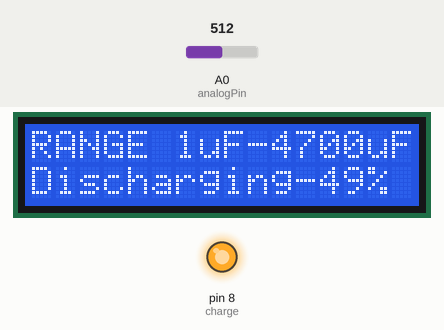
This sketch was run on a simulated Arduino Uno, built with avr-gcc and run on an emulated ATmega328P. Shown: 16×2 character LCD, output pins drawn as LEDs (lit = HIGH). The test bench sets the inputs (shaded band); at power-on: A0 (analogPin) = 512.

Above: at 2.7 s.
2.8 s: A0 (analogPin) set to 4
At 3.7 s:
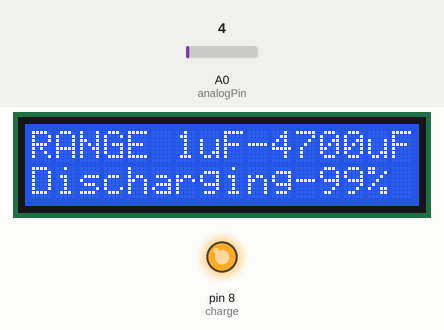
4.4 s: A0 (analogPin) set to 1
At 6.7 s:
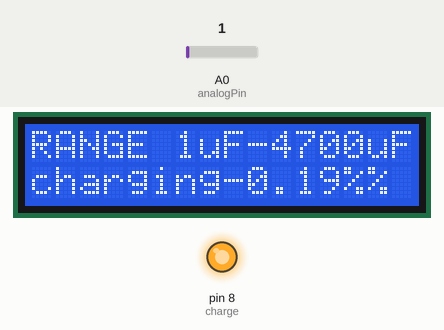
7.0 s: A0 (analogPin) set to 635
At 8.0 s:
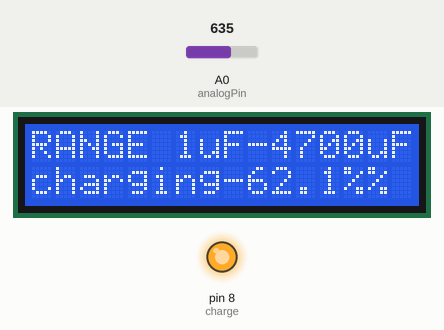
8.5 s: A0 (analogPin) set to 663
At 9.5 s:
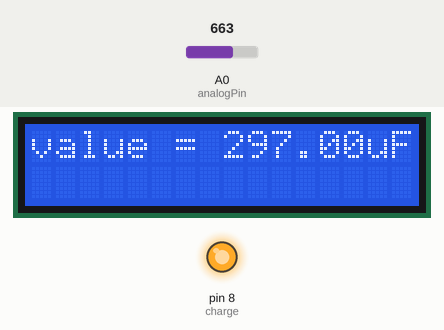
Timing chart, 0 to 11.5 s (numbered marks = the images above; inputs shaded):
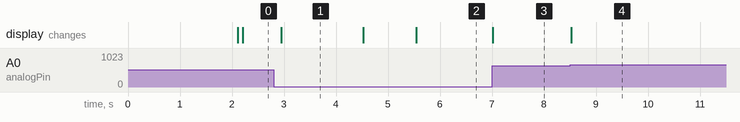

The sketch:

capacitance_thrrough_arduino.ino
```cpp
#include<LiquidCrystal_I2C.h>
LiquidCrystal_I2C lcd(0x27,2,1,0,4,5,6,7,3,POSITIVE);
int charge = 8;
int discharge = 9;
int analogPin = A0;
unsigned long start_timer=0;
unsigned long stop_timer=0;
unsigned long duration=0;
float voltage=3;
float answer=0.0;
int measure (void);
void setup()
{
Serial.begin(9600);
lcd.begin(16, 2);
lcd.print("RANGE 1uF-4700uF");
lcd.setCursor(0,1);
lcd.print("Place capacitor ");
pinMode(discharge,INPUT);
pinMode(charge,OUTPUT);
digitalWrite(charge,HIGH);
}
//1021 1022 1023
void loop()
{
while(measure()>=1010 && measure()<=1030)
{
lcd.setCursor(0,1);
lcd.print("place capacitor ");
delay(200);
lcd.setCursor(0,1);
lcd.print(" ");
delay(200);
}
delay(2000);
lcd.setCursor(0,1);
lcd.print(" ");
while(1)
{
//////////////////////////////////////////////discharging
pinMode(charge,INPUT);
pinMode(discharge,OUTPUT);
digitalWrite(discharge,LOW);
lcd.setCursor(0,1);
lcd.print("Discharging-");//12
while(voltage>2.0)
{
voltage=measure();
delay(100);
lcd.setCursor(12,1);
answer=voltage * (99.0 / 1023.0);
lcd.print((99-answer),0);
lcd.setCursor(14,1);
lcd.print("%");
}
lcd.setCursor(0,1);
lcd.print(" ");
delay(1000);
lcd.setCursor(0,1);
lcd.print("charging-");//9
lcd.setCursor(13,1);
lcd.print("%");
//////////////////////////////////////////////charging
pinMode(discharge,INPUT);
pinMode(charge,OUTPUT);
digitalWrite(charge,HIGH);
start_timer=micros();
while(measure()<648)
{
lcd.setCursor(9,1);
lcd.print(measure()*(100.0/1023.0),1);
}
stop_timer=micros();
duration=stop_timer-start_timer;
answer=duration/10000;
lcd.clear();
// lcd.setCursor(0,1);
// lcd.print(" ");
lcd.setCursor(0,0);
lcd.print("value = ");
lcd.print(answer);
lcd.print("uF");
delay(3000);
while(1)
{
lcd.setCursor(0,1);
lcd.print("reset to measure");
delay(200);
lcd.setCursor(0,1);
lcd.print(" ");
delay(200);
}
}
}
int measure (void)
{
int value;
value=analogRead(analogPin);
return value;
}
```

line_follower_code.cpp
```cpp
/*
 * line_follower_code.cpp
 *
 * Created: 8/11/2019 11:54:34 PM
 *  Author: sachin.
 */


#include <avr/io.h>
#define F_CPU 12000000UL
void wait();

int main(void)
{
	DDRD = 0b11111111;
	DDRB = 0b00000000;
	 int ls,rs;

    while(1)
    {
     ls = PINB & 0b00000001;
	 rs = PINB & 0b00000010;
	  if((ls== 0b00000001) && (rs == 0b00000010)){

		  PORTD = 0b00000101;//foreward
	  }
	  if((ls == 0b00000000) && (rs == 0b00000010)){
		  PORTD = 0b00000100;//left
	  }
	  	 if((ls == 0b00000001) &&(rs == 0b00000000)){

		   PORTD = 0b00000001;//right
		   }
		   if((ls == 0b00000000) && (rs == 0b00000000)){
			   //stop
		   }
		   //else wait();

}
	}
	void wait(){
		PORTD=0b00000000;
	}
```

Measured:
- the behaviour switches between 3 and 2 on A0 (analogPin) (found by bisection; images 1 and 2)
- the behaviour switches between 647 and 648 on A0 (analogPin) (found by bisection; images 3 and 4)
- after the input at 2.8 s, the display: changes after 0.15 s (image 1)
- after the input at 4.4 s, the display: first changes after 0.12 s (image 2 shows a later state)
- after the input at 7.0 s, the display: changes at once (image 3)
- after the input at 8.5 s, the display: changes at once (image 4)
